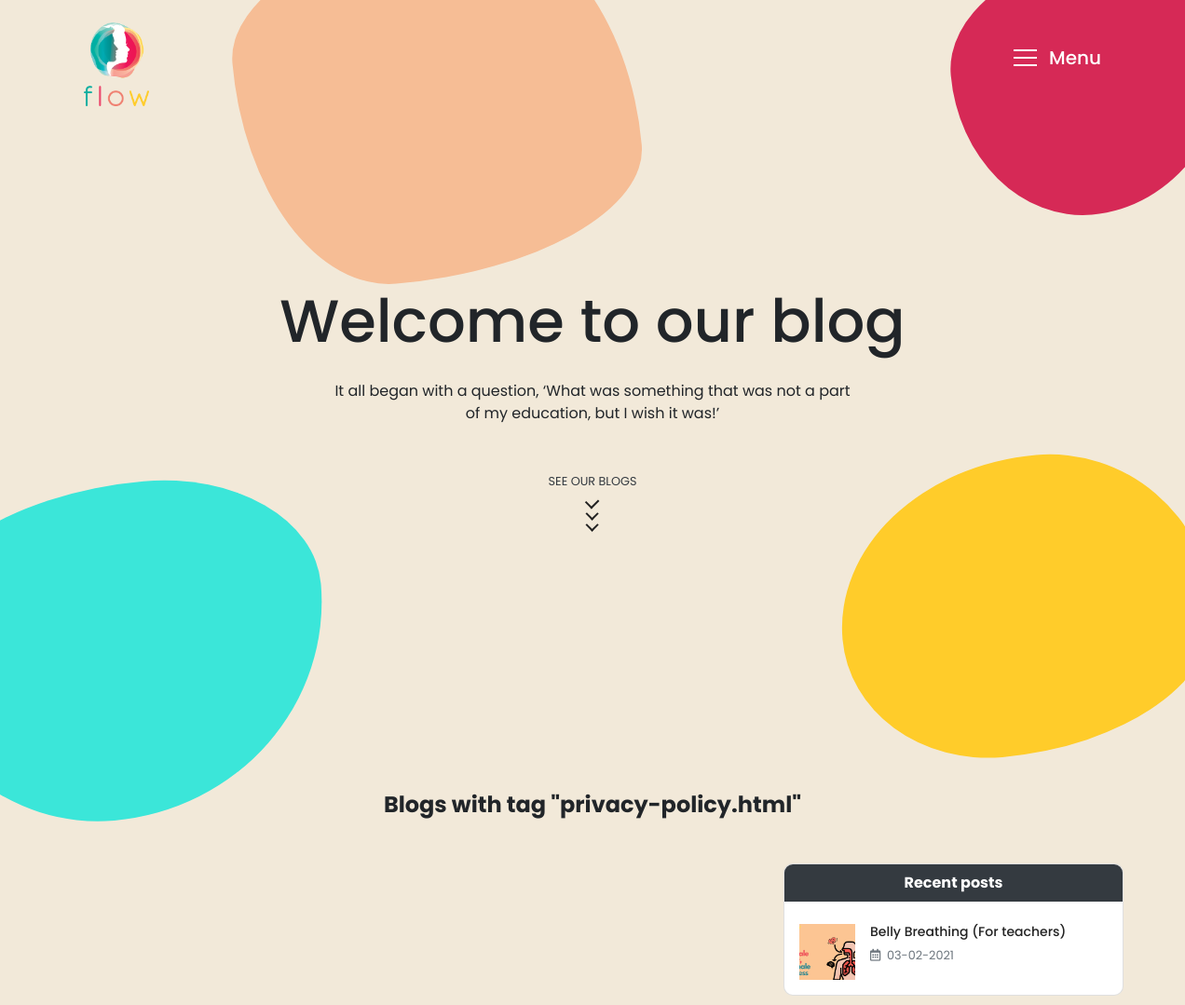
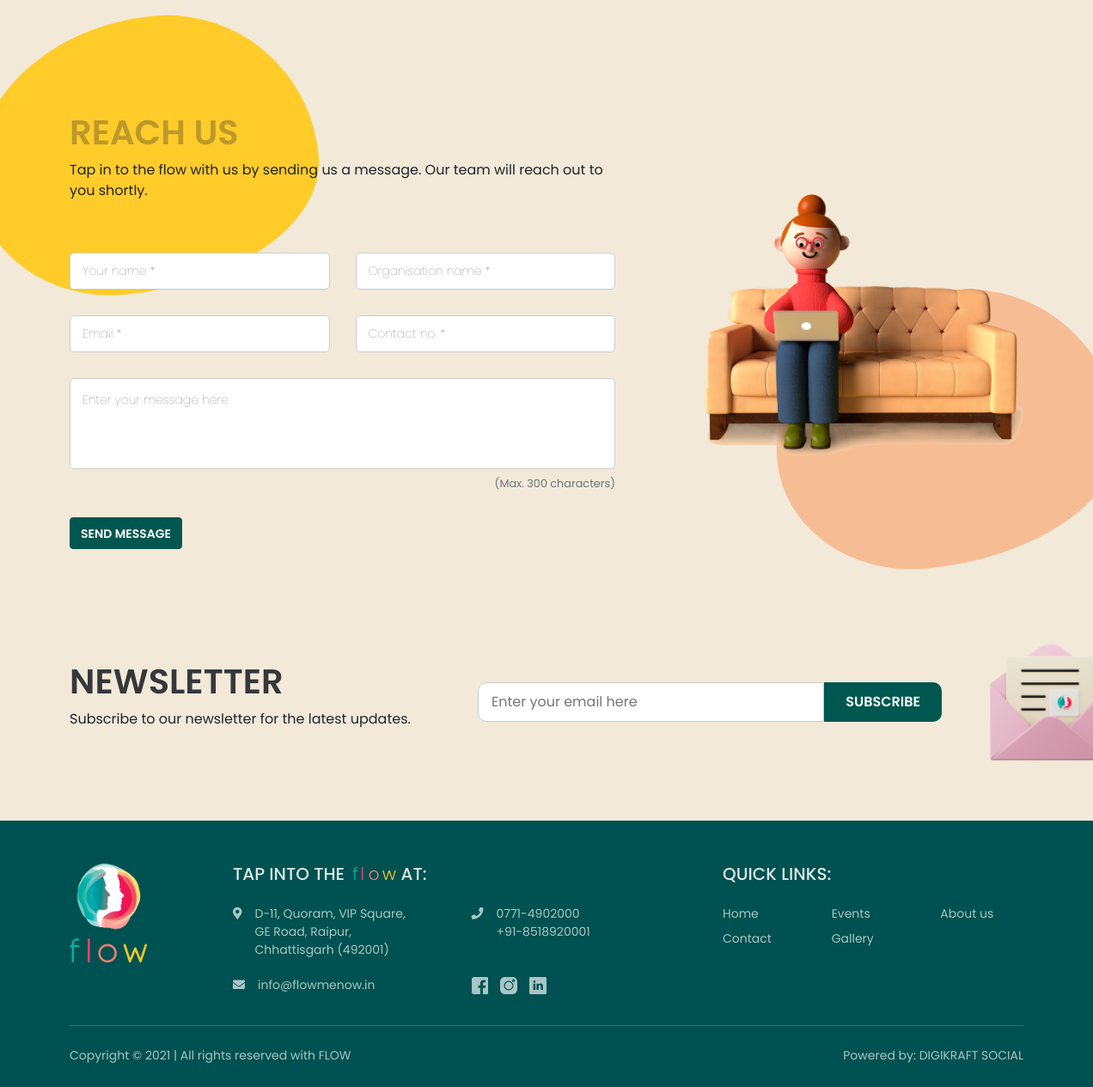
/blog/tag/privacy-policy.html, run on the app's committed database (2 pictures, top to bottom).
### tables this page shows
CREATE TABLE `blogs` (
  `id` int(100) NOT NULL,
  `heading` varchar(2048) NOT NULL,
  `short_descr` varchar(1000) DEFAULT NULL,
  `date` timestamp NOT NULL DEFAULT current_timestamp(),
  `img` varchar(1024) NOT NULL,
  `content` longtext NOT NULL,
  `url_slug` varchar(500) DEFAULT NULL,
  `tags` text DEFAULT NULL,
  `category_id` int(11) DEFAULT NULL,
  `authors_id` int(11) DEFAULT NULL,
  `created_at` timestamp NOT NULL DEFAULT current_timestamp(),
  `updated_at` timestamp NOT NULL DEFAULT current_timestamp()
);

CREATE TABLE `webprofile` (
  `id` int(11) NOT NULL,
  `email` varchar(80) NOT NULL,
  `phone1` varchar(50) NOT NULL,
  `phone2` varchar(50) NOT NULL,
  `whatsapp_no` varchar(50) NOT NULL,
  `address` text NOT NULL,
  `fblink` varchar(250) NOT NULL,
  `instalink` varchar(250) NOT NULL,
  `linkedinlink` varchar(250) NOT NULL,
  `latitude` varchar(500) NOT NULL,
  `longitude` varchar(500) NOT NULL
);

### application/controllers/Home.php (called while the page is built, shortened)
<?php
class Home extends MY_Controller {
	function __construct(){
		$this->load->model('GetModel','fetch');
		$this->load->model('AddModel','save');
		$this->load->library("pagination");
	}
	public function blogTag($tag){
		$tag = urldecode($tag);
		$profile=$this->fetch->getWebProfile();
		$blogs=$this->fetch->getBlogsByTag($tag);
		$recent=$this->fetch->getLimitInfo('blogs',4);
		$this->load->view('header',['profile'=>$profile,'blogs'=>$blogs,'recent'=>$recent,'tag'=>$tag
									]);
		$this->load->view('blog_main');
		$this->load->view('footer');
	}
}

### index.php (called while the page is built, shortened)
<?php
require_once BASEPATH.'core/CodeIgniter.php';

### application/models/GetModel.php (called while the page is built, shortened)
<?php
class GetModel extends CI_Model{
    public function getWebProfile()
    {
        return $this->db->get('webprofile')->row();
    }
    public function getLimitInfo($tbl,$lim)
    {
        return $this->db->order_by('id', 'DESC')->limit($lim)->get($tbl)->result();
    }
}
?>

### application/views/blog_main.php (the view, shortened to what this page needs)
<section class="hero-sec">
    <div class="container">
        <div class="intro">
            <h1>Welcome to our blog</h1>
            <p class="mt-4 mb-5 mx-auto">It all began with a question, ‘What was something that was not a part of my education, but I wish it was!’</p>
            <a href="#allBlogs" id="nextPage" class="link">
                <small class="text-dark">SEE OUR BLOGS</small>
                <div class="mouse">
                    <span class="m_scroll_arrows unu"></span>
                    <span class="m_scroll_arrows doi"></span>
                    <span class="m_scroll_arrows trei"></span>
                </div>
            </a>
        </div>
    </div>
    <div class="blobs">
        <div class="blob-baige"></div>
        <div class="blob-pink"></div>
        <div class="blob-teal"></div>
        <div class="blob-yellow"></div>
    </div>
</section>
<main class="all-blogs" id="allBlogs">
    <div class="container">
    <?php if(isset($tag) && $tag!='') { ?>
        <h4 class="mb-5 text-center"><strong>Blogs with tag "<?=$tag?>"</strong></h4>
    <?php } ?>
        <div class="row ">
            <div class="col-md-8">
            </div>
            <div class="aside col-md-4 pr-sm-0 mt-sm-0 mt-5">
                <div class="card">
                    <div class="card-title mb-2">
                        <p class="text-center rounded-3 font-weight-bold bg-dark text-white py-2">Recent posts</p>
                    </div>
                    <div class="card-body p-0">
                    <?php foreach($recent as $r){?>
                        <a href="<?=base_url('blog/').$r->id.'/'.$r->url_slug?>" class="card-text mb-3 px-3 d-flex flex-row flex-nowrap align-items-start">
                            <img src="<?=base_url()?>assets/images/<?=$r->img?>" alt="" width="60" height="60" style="object-fit: cover;">
                            <div class="content ml-3">
                                <h6 class="mb-1"><?=$r->heading?></h6>
                                <small class="text-muted"><i class="far fa-calendar-alt"> </i>&nbsp; <?=date('d-m-Y',strtotime($r->date))?></small>
                            </div>
                        </a>
                    <?php }?>
                    </div>
                </div>
            </div>
        </div>
    </div>
</main>

### application/views/footer.php (shortened to what this page needs)
    <section class="contact-sec" id='contact'>
        <div class="blobs">
            <div class="blob-yellow"></div>
        </div>
        <div class="container">
            <div class="row flex-wrap-reverse">
               <div class="col-sm-7 form-con">
                   <h1>REACH US</h1>
                   <p>Tap in to the flow with us by sending us a message. Our team will reach out to you shortly.</p>
                   <form class="" action="<?=base_url('enquire')?>" method="POST">
                        <div class="row justify-content-between">
                            <div class="col-md-6 mb-sm-0 mb-4 float-group">
                                <input name="name" type="text" class="" required>
                                <label for="pname">Your name *</label>
                            </div>
                            <div class="col-md-6 mb-sm-0 mb-4 float-group">
                                <input name="org_name" type="text" required>
                                <label for="pname">Organisation name *</label>
                            </div>
                            <div class="col-md-6 mb-sm-0 mb-4 float-group">
                                <input name="email" type="email" required>
                                <label for="pname">Email *</label>
                            </div>
                            <div class="col-md-6 mb-sm-0 mb-4 float-group">
                                <input name="phone" type="text" required>
                                <label for="pname">Contact no. *</label>
                            </div>
                            <div class="col-12 float-group">
                                <textarea name="message" rows="4" maxlength="300"></textarea>
                                <label for="pname">Enter your message here</label>
                            <small class="d-block text-right text-muted"> (Max. 300 characters)</small>
                            </div>
                        </div>
                        <button type="submit" class="btn"> SEND MESSAGE </button>
                    </form>
               </div>
               <div class="col-sm-5 image mb-sm-0 mb-5">
                   <img src="<?=base_url()?>assets/images/5.png" alt="">
               </div>
            </div>
        </div>
    </section>
    <section class="newsletter">
        <div class="env">
            <img src="<?=base_url()?>assets/images/newsletter.png" alt="">
        </div>
        <div class="container">
            <div class="row align-items-center">
                <div class="col-sm-5">
                    <h1>NEWSLETTER</h1>
                    <p>Subscribe to our newsletter for the latest updates.</p>
                </div>
                <div class="col-sm-6">
                    <form action="<?=base_url('subscribe')?>" method="POST">
                        <div class="input-grp">
                            <input type="email" name="email" placeholder="Enter your email here" required>
                            <button type="submit">SUBSCRIBE</button>
                        </div>
                    </form>
                </div>
            </div>
        </div>
    </section>
    <footer>
        <div class="container">
            <div class="row">
                <div class="col-sm-2 mb-sm-0 mb-5">
                    <img src="<?=base_url()?>assets/images/flow-logo.png" alt="">
                </div>
                <div class="col-sm-6 mb-sm-0 mb-5">
                    <h5 class="mb-sm-4 mb-3">TAP INTO THE <span class="flow-mark ml-1">
                        <span class="o mr-2">o</span>
                        <span class="w ">w</span>
                    </span> &nbsp; AT:</h5>
                    <div class="row ml-0">
                        <div class="col-sm-6 info">
                            <div class="row flex-nowrap">
                                <div class=""><i class="fa fa-map-marker-alt"></i></div>
                                <div class="col">
                                    <?=nl2br($profile->address)?>
                                </div>
                            </div>
                        </div>
                        <div class="col-sm-6 info">
                            <div class="row flex-nowrap">
                                <div class=""><i class="fa fa-phone"></i></div>
                                <div class="col">
                                    <?=$profile->phone1?>
                                    <br>
                                    <?=$profile->phone2?>
                                </div>
                            </div>
                        </div>
                        <div class="col-sm-6 info">
                            <div class="row flex-nowrap">
                                <div class=""><i class="fa fa-envelope"></i></div>
                                <div class="col">
                                    <?=$profile->email?>
                                </div>
                            </div>
                        </div>
                        <div class="col-sm-6 ">
                            <div class="row flex-nowrap">
                                <div class="">
                                   <a target="_blank" href="<?=$profile->fblink?>">
                                    </a>
                                   <a target="_blank"  href="<?=$profile->instalink?>">
                                   </a>
                                   <a target="_blank"  href="<?=$profile->linkedinlink?>">
                                   </a>
                                </div>
                            </div>
                        </div>
                    </div>
                </div>
                <div class="col-sm-4 mb-sm-0 mb-2">
                    <h5 class="mb-sm-4 mb-3">QUICK LINKS:</h5>
                    <div class="row">
                        <a href="<?=base_url()?>" class="col-4 mb-2">Home</a>
                        <a href="<?=base_url('events')?>" class="col-4 mb-2">Events</a>
                        <a href="<?=base_url('about-us')?>" href="about.html" class="col-4 mb-2">About us</a>
                        <a href="<?=base_url('contact-us')?>" class="col-4 mb-2">Contact</a>
                        <a href="<?=base_url('gallery')?>" class="col-4 mb-2">Gallery</a>
                    </div>
                </div>
            </div>
            <hr>
            <div class="row mt-4">
                <div class="col-sm-6 text-sm-left text-center">
                    <p>Copyright &copy; <?=date('Y')?> | All rights reserved with FLOW</p>
                </div>
                <div class="col-sm-6 text-sm-right text-center">
                    <p>
                        Powered by: <a href="http://digikraftsocial.com">DIGIKRAFT SOCIAL</a>
                    </p>
                </div>
            </div>
        </div>
    </footer>
</body>
</html>

### assets/css/float_label.css (style rules this page uses)
.float-group { position:relative; }
.contact-sec input + label { position:absolute; left:30px; top:50%; transform: translateY(-50%); transition:all 0.3s; color:#666; font-weight:lighter; cursor: text; pointer-events: none; font-size: 14px; }
.contact-sec textarea + label { position:absolute; left:30px; top:15px; transition:all 0.3s; color:#666; font-weight:lighter; cursor: text; pointer-events: none; font-size: 14px; }

### application/views/blog_main.php (style rules this page uses)
body { overflow: unset; }

### data on the page
blogs: img (picture), heading "Belly Breathing (For teachers)", date "03-02-2021"
webprofile: address "D-11, Quoram, VIP Square, GE Road, Raipur, Chhattisgarh (492001)", phone1 "0771-4902000", phone2 "+91-8518920001", email "info@flowmenow.in"

### other printed values
$tag "privacy-policy.html"
